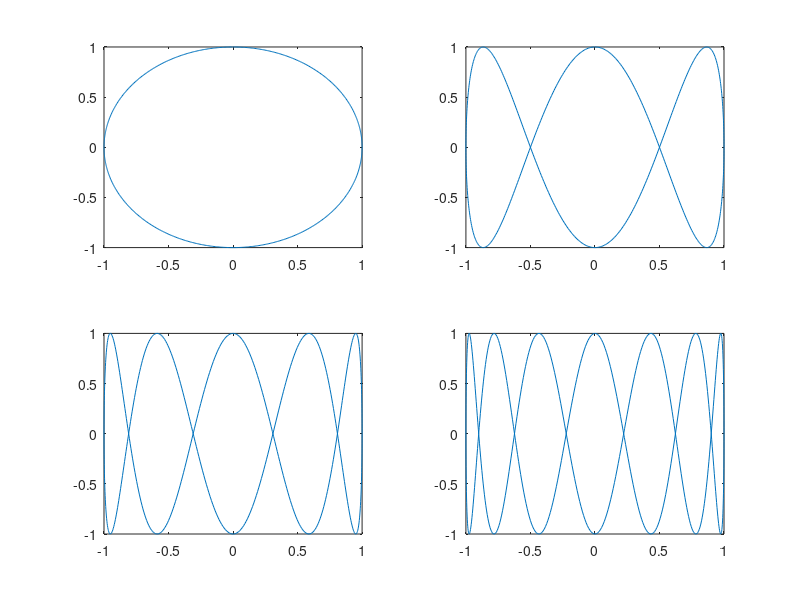

MATLAB code for this plot:
clear all;
clc;
t=0:.01:2*pi;
subplot(2,2,1), plot(sin(t),cos(t))
subplot(2,2,2), plot(sin(t),cos(3*t))
subplot(2,2,3), plot(sin(t),cos(5*t))
subplot(2,2,4), plot(sin(t),cos(7*t))